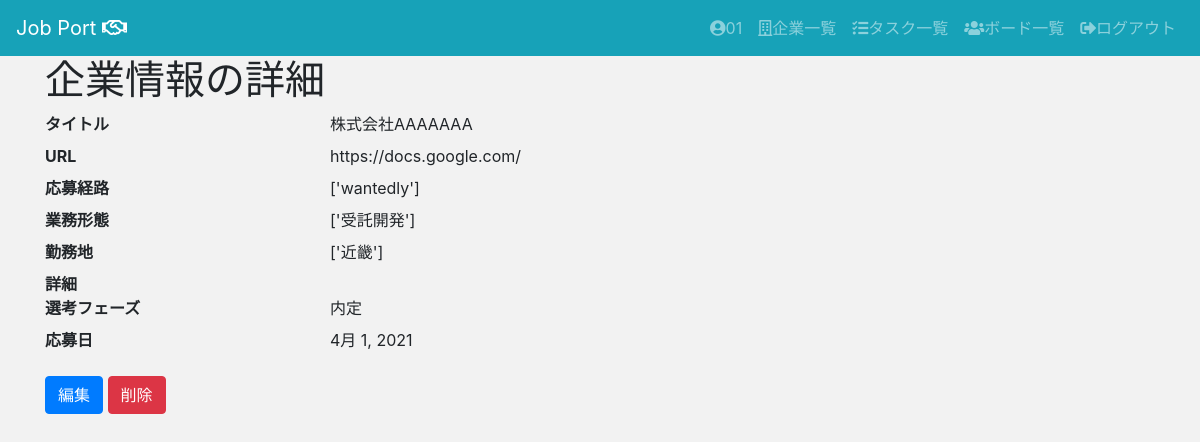
The page /jpapp/companies/1/ (signed in) on the database its author committed.
### jpapp/models.py (models this page shows, shortened)
class Company(models.Model):
    company_name = models.CharField(max_length=200,)
    url = models.URLField(blank=True,null=True,)
    route = models.IntegerField(
        choices = CHOICE1,
        blank=True,
        null=True,
    )
    business_form = models.TextField(blank=True,null=True,)
    location = models.IntegerField(
        choices = CHOICE2,
        blank=True,
        null=True,
    )
    description = models.TextField(blank=True,null=True,)
    phase = models.IntegerField(
        choices = CHOICE3,
        default='0',
    )
    application_date = models.DateField(blank=True,null=True,)
    user = models.ForeignKey(User, on_delete=models.CASCADE)

### jpapp/views.py (the view)
# urls.py: path("companies/<int:pk>/", views.CompanyDetailView.as_view(), name="companies_detail"),
class CompanyDetailView(LoginRequiredMixin, DetailView):
    model = Company
    template_name = "jpapp/companies/detail.html"

### templates/jpapp/companies/detail.html
{% extends "jpapp/base.html" %}
{% block content %}
<div class="container">
<h1>企業情報の詳細</h1>
  <dl class="row">
    <dt class="col-sm-3">タイトル</dt>
    <dd class="col-sm-9">{{ company.company_name }}</dd>
    <dt class="col-sm-3">URL</dt>
    <dd class="col-sm-9">{{ company.url }}</dd>
    <dt class="col-sm-3">応募経路</dt>
    <dd class="col-sm-9">{{ company.get_route_display }}</dd>
    <dt class="col-sm-3">業務形態</dt>
    <dd class="col-sm-9">{{ company.business_form }}</dd>
    <dt class="col-sm-3">勤務地</dt>
    <dd class="col-sm-9">{{ company.get_location_display }}</dd>
    <dt class="col-sm-3">詳細</dt>
    <dd class="col-sm-9">{{ company.description }}</dd>
    <dt class="col-sm-3">選考フェーズ</dt>
    <dd class="col-sm-9">{{ company.get_phase_display }}</dd>
    <dt class="col-sm-3">応募日</dt>
    <dd class="col-sm-9">{{ company.application_date }}</dd>
  </dl>
  <a class="btn btn-primary" href="{% url 'jpapp:companies_update' company.pk  %}" role="button">編集</a>
  <a class="btn btn-danger" href="{% url 'jpapp:companies_delete' company.pk  %}" role="button">削除</a>
</div>
{% endblock %}

### templates/jpapp/base.html (shortened to what this page needs)
{% load static %}
<!doctype html>
<html lang="ja">
  <head>
    <link rel="stylesheet" href="https://stackpath.bootstrapcdn.com/bootstrap/4.3.1/css/bootstrap.min.css">
    <link href="https://use.fontawesome.com/releases/v5.6.1/css/all.css" rel="stylesheet">
    <link rel="stylesheet" type="text/css" href="{% static 'jpapp/custom.css' %}">
    <link href="https://use.fontawesome.com/releases/v5.6.1/css/all.css" rel="stylesheet">
  </head>
  <body>
    <header>
      <nav class="navbar navbar-expand-lg navbar-dark bg-info">
        <a class="navbar-brand" href="{% url 'jpapp:index' %}">Job Port <i class="far fa-handshake"></i></a>
        <div class="collapse navbar-collapse" id="navbarSupportedContent">
          <ul class="navbar-nav">
            {% if request.user.is_authenticated %}
            <li class="nav-item">
              <a class="nav-link" href="{% url 'jpapp:users_detail' request.user.pk %}"><i class="fas fa-user-circle"></i>{{ request.user.username }}</a>
            </li>
            <li class="nav-item">
              <a class="nav-link" href="{% url 'jpapp:companies_list' %}"><i class="far fa-building"></i>企業一覧</a>
            </li>
            <li class="nav-item">
              <a class="nav-link" href="{% url 'jpapp:tasks_list' %}"><i class="fas fa-tasks"></i>タスク一覧</a>
            </li>
            <li class="nav-item">
              <a class="nav-link" href="{% url 'jpapp:boards_list' %}"><i class="fas fa-users"></i>ボード一覧</a>
            </li>
            <li class="nav-item">
              <a class="nav-link" href="{% url 'logout' %}"><i class="fas fa-sign-out-alt"></i>ログアウト</a>
            </li>
            {% endif %}
          </ul>
        </div>
      </nav>
    </header>
    <main>
      {% block content %}
      {% endblock %}
    </main>
  </body>
</html>

### static/jpapp/custom.css (style rules this page uses)
body { background-color: #F2F2F2; }

### rows shown on the page
Company: company_name "株式会社AAAAAAA", url "https://docs.google.com/", route "['wantedly']", business_form "['受託開発']", location "['近畿']", phase "内定", application_date "4月 1, 2021"

### other values the page prints
{{ request.user.username }} "01"
